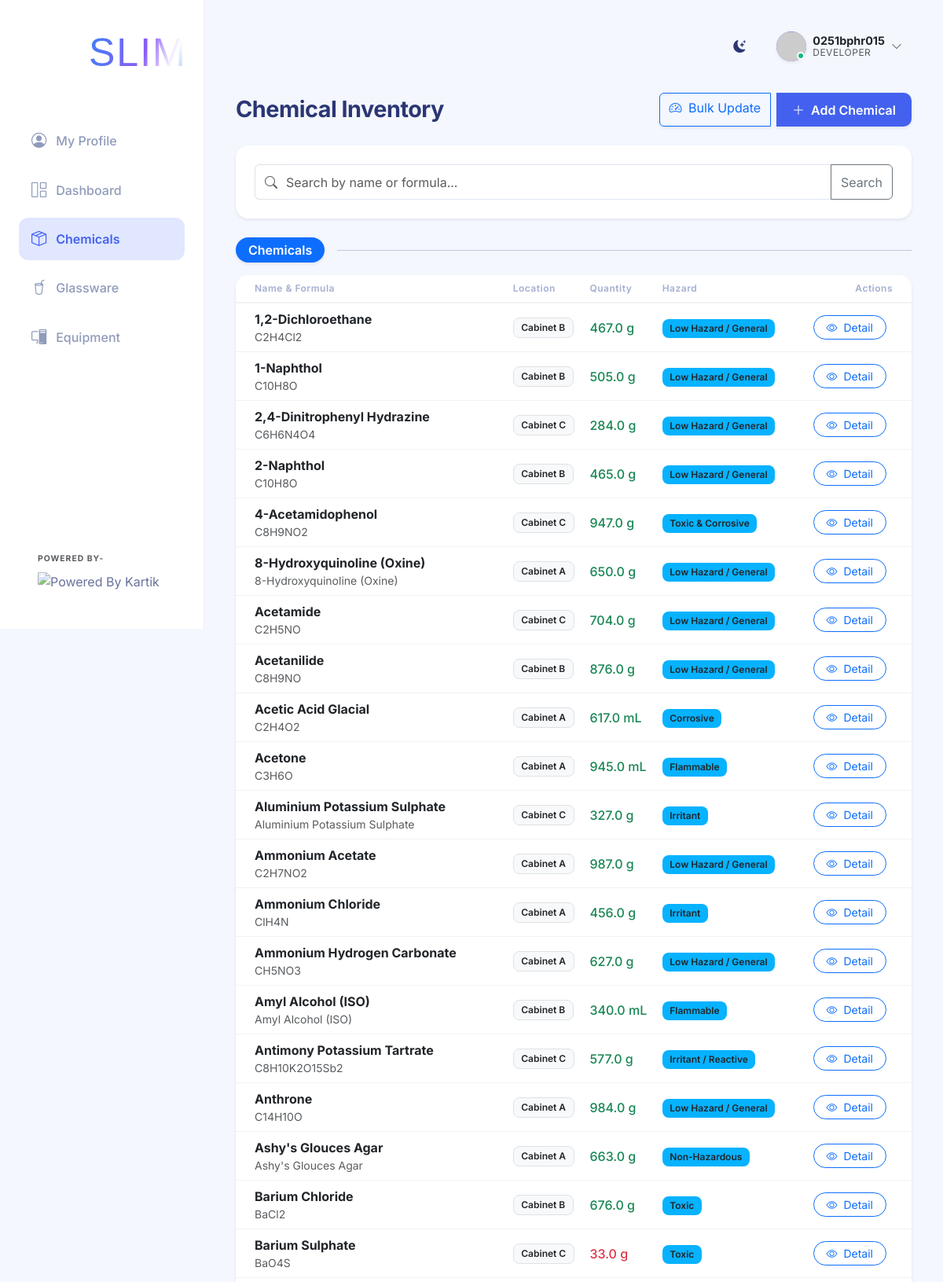
The app's page /chemicals (signed in, upper part) with its own data.
### app.py (models this page shows)
class User(UserMixin, db.Model):
    id = db.Column(db.Integer, primary_key=True)
    username = db.Column(db.String(100), unique=True, nullable=False)
    password_hash = db.Column(db.String(200), nullable=False)
    role = db.Column(db.String(50), nullable=False) # 'teacher', 'student', or 'developer'
    full_name = db.Column(db.String(150), nullable=True)
    roll_number = db.Column(db.String(50), nullable=True)
    email = db.Column(db.String(150), nullable=True)
    phone = db.Column(db.String(20), nullable=True)

class Chemical(db.Model):
    id = db.Column(db.Integer, primary_key=True)
    name = db.Column(db.String(150), nullable=False)
    formula = db.Column(db.String(100), nullable=False)
    cas_number = db.Column(db.String(50), nullable=True)
    quantity = db.Column(db.Float, nullable=False, default=0.0)
    unit = db.Column(db.String(20), nullable=False)
    location = db.Column(db.String(100), nullable=False)
    expiry_date = db.Column(db.Date, nullable=True)
    hazard_category = db.Column(db.String(100), nullable=True)
    category = db.Column(db.String(50), default='Chemicals') # New: Chemicals, Reagents, Indicators, Miscellaneous
    logs = db.relationship('UsageLog', backref='chemical', lazy=True, cascade="all, delete-orphan")

### app.py (the view)
@app.route('/chemicals')
def chemicals():
    search_query = request.args.get('search', '')
    if search_query:
        chemicals_list = Chemical.query.filter(
            db.or_(
                Chemical.name.ilike(f'%{search_query}%'),
                Chemical.formula.ilike(f'%{search_query}%')
            )
        ).all()
    else:
        chemicals_list = Chemical.query.all()
    grouped_chemicals = {}
    for chem in chemicals_list:
        cat = chem.category or 'Chemicals'
        if cat not in grouped_chemicals:
            grouped_chemicals[cat] = []
        grouped_chemicals[cat].append(chem)
    return render_template('chemicals.html', grouped_chemicals=grouped_chemicals, search_query=search_query)

### app.py (called while the page is built)
@login_manager.user_loader
def load_user(user_id):
    return User.query.get(int(user_id))

### templates/chemicals.html (shortened to what this page needs)
{% extends 'base.html' %}
{% block content %}
<div class="d-flex justify-content-between align-items-center mb-4">
    <h2 class="page-title mb-0">Chemical Inventory</h2>
    <div class="btn-group">
        {% if current_user.is_authenticated and current_user.role in ['teacher', 'developer'] %}
        <a href="{{ url_for('bulk_update') }}" class="btn btn-outline-primary shadow-sm me-2">
            <i class="bi bi-speedometer2 me-1"></i> Bulk Update
        </a>
        <a href="{{ url_for('add_chemical') }}" class="btn btn-primary shadow-sm">
            <i class="bi bi-plus-lg me-1"></i> Add Chemical
        </a>
        {% endif %}
    </div>
</div>
<div class="card mb-4 shadow-sm">
    <div class="card-body">
        <form action="{{ url_for('chemicals') }}" method="GET" class="d-flex">
            <div class="input-group">
                <span class="input-group-text bg-white border-end-0">
                    <i class="bi bi-search text-muted"></i>
                </span>
                <input type="text" name="search" class="form-control border-start-0 ps-0"
                       placeholder="Search by name or formula..." value="{{ search_query }}">
                <button class="btn btn-outline-secondary" type="submit">Search</button>
            </div>
        </form>
    </div>
</div>
{% for category, chemicals in grouped_chemicals.items() %}
<div class="d-flex align-items-center mb-3 mt-4">
    <span class="badge bg-primary px-3 py-2 fs-6 rounded-pill shadow-sm">{{ category }}</span>
    <hr class="flex-grow-1 ms-3 my-0 opacity-25">
</div>
<div class="card shadow-sm border-0 rounded-4 overflow-hidden mb-5">
    <div class="table-responsive">
        <table class="table table-hover align-middle mb-0">
            <thead class="bg-light bg-opacity-50">
                <tr>
                    <th class="ps-4">Name & Formula</th>
                    <th>Location</th>
                    <th>Quantity</th>
                    <th>Hazard</th>
                    <th class="text-end pe-4">Actions</th>
                </tr>
            </thead>
            <tbody>
                {% for chem in chemicals %}
                <tr>
                    <td class="ps-4">
                        <div class="fw-bold text-dark">{{ chem.name }}</div>
                        <div class="text-muted small">{{ chem.formula }}
                        </div>
                    </td>
                    <td><span class="badge bg-light text-dark border">{{ chem.location }}</span></td>
                    <td>
                        <span class="fw-medium {% if chem.quantity < 50 %}text-danger{% else %}text-success{% endif %}">
                            {{ chem.quantity }} {{ chem.unit }}
                        </span>
                    </td>
                    <td>
                        {% if chem.hazard_category %}
                        <span class="badge bg-warning text-dark">{{ chem.hazard_category }}</span>
                        {% else %}
                        <span class="text-muted">-</span>
                        {% endif %}
                    </td>
                    <td class="text-end pe-4">
                        <div class="btn-group">
                            <a href="{{ url_for('chemical_detail', id=chem.id) }}" class="btn btn-sm btn-outline-primary rounded-pill px-3 me-2">
                                <i class="bi bi-eye me-1"></i> Detail
                            </a>
                        </div>
                    </td>
                </tr>
                {% endfor %}
            </tbody>
        </table>
    </div>
</div>
{% else %}
<div class="card shadow-sm border-0 rounded-4 p-5 text-center text-muted">
    <i class="bi bi-search fs-1 mb-3"></i>
    <h5>No chemicals found matching your search.</h5>
    <p>Try a different keyword or formula.</p>
</div>
{% endfor %}
{% endblock %}

### templates/base.html (shortened to what this page needs)
<!DOCTYPE html>
<html lang="en">
<head>
    <link href="https://cdn.jsdelivr.net/npm/bootstrap@5.3.0/dist/css/bootstrap.min.css" rel="stylesheet">
    <link rel="stylesheet" href="{{ url_for('static', filename='css/style.css') }}">
    <link rel="stylesheet" href="https://cdn.jsdelivr.net/npm/bootstrap-icons@1.10.5/font/bootstrap-icons.css">
</head>
<body>
    <div class="app-container">
        <nav class="sidebar d-flex flex-column">
            <div class="sidebar-header">
                <a class="navbar-brand d-flex align-items-center morph-logo" href="{{ url_for('dashboard') }}"
                    style="text-decoration: none;">
                    <div class="me-1 d-flex justify-content-center align-items-center"
                        style="width: 80px; height: 80px; margin-left: -5px;">
                        <dotlottie-player src="{{ url_for('static', filename='logo.lottie') }}" background="transparent"
                            speed="1" style="width: 80px; height: 80px;" loop autoplay></dotlottie-player>
                    </div>
                    <div class="logo-text-container">
                        <div class="logo-text main-text">
                            <span class="slim-text-animated">SLIM</span>
                        </div>
                    </div>
                </a>
            </div>
            <ul class="nav flex-column sidebar-nav mt-3">
                {% if current_user.is_authenticated and current_user.role in ['student', 'developer'] %}
                <li class="nav-item">
                    <a class="nav-link {% if request.endpoint == 'profile' %}active{% endif %}"
                        href="{{ url_for('profile') }}">
                        <i class="bi bi-person-circle"></i> My Profile
                    </a>
                </li>
                {% endif %}
                <li class="nav-item">
                    <a class="nav-link {% if request.endpoint == 'dashboard' %}active{% endif %}"
                        href="{{ url_for('dashboard') }}">
                        <i class="bi bi-grid-1x2"></i> Dashboard
                    </a>
                </li>
                <li class="nav-item">
                    <a class="nav-link {% if request.endpoint == 'chemicals' or request.endpoint == 'add_chemical' or request.endpoint == 'chemical_detail' %}active{% endif %}"
                        href="{{ url_for('chemicals') }}">
                        <i class="bi bi-box-seam"></i> Chemicals
                    </a>
                </li>
                <li class="nav-item">
                    <a class="nav-link {% if request.endpoint == 'glassware' %}active{% endif %}"
                        href="{{ url_for('glassware') }}">
                        <i class="bi bi-cup-straw"></i> Glassware
                    </a>
                </li>
                <li class="nav-item">
                    <a class="nav-link {% if request.endpoint == 'equipment' %}active{% endif %}"
                        href="{{ url_for('equipment') }}">
                        <i class="bi bi-pc-display"></i> Equipment
                    </a>
                </li>
            </ul>
            <div class="sidebar-footer mt-auto p-4 text-start">
                <small class="text-muted d-block fw-bold text-uppercase mb-2"
                    style="font-size: 0.65rem; letter-spacing: 1px;">Powered By-</small>
                <img src="https://student.camu.in/camu_attachment/get/6696654be0b1fd900cf3997c" alt="Powered By Kartik"
                    class="img-fluid powered-logo">
            </div>
        </nav>
        <main class="main-content">
            <header class="top-header d-flex justify-content-between align-items-center mb-4">
                <div class="d-flex align-items-center">
                    <div class="theme-toggle" id="themeToggle" title="Toggle Dark/Light Mode">
                        <i class="bi bi-moon-stars-fill"></i>
                    </div>
                    <div class="user-profile dropdown">
                        <div class="profile-trigger d-flex align-items-center" {% if current_user.is_authenticated
                            %}data-bs-toggle="dropdown" {% else %}data-bs-toggle="modal" data-bs-target="#loginModal" {%
                            endif %}>
                            {% if current_user.is_authenticated %}
                            <div class="avatar-wrapper me-2">
                                <div class="avatar-circle {% if current_user.role == 'developer' %}bg-developer{% elif current_user.role == 'teacher' %}bg-teacher{% else %}bg-student{% endif %} shadow-sm"
                                    style="padding: 0; overflow: hidden;">
                                    <img src="https://api.dicebear.com/9.x/bottts/svg?seed={{ current_user.username }}&backgroundColor=transparent"
                                        alt="Avatar"
                                        style="width: 100%; height: 100%; object-fit: cover; transform: scale(1.1) translateY(2px);">
                                </div>
                                <div class="status-indicator online"></div>
                            </div>
                            <div class="user-info d-none d-sm-block">
                                <div class="user-name fw-bold text-dark">{{ current_user.username|capitalize }}</div>
                                <div class="user-role text-muted">{{ current_user.role|capitalize }}</div>
                            </div>
                            <i class="bi bi-chevron-down ms-2 text-muted small"></i>
                            {% else %}
                            <div class="avatar-circle bg-secondary shadow-sm me-2">
                                <i class="bi bi-person"></i>
                            </div>
                            <span class="fw-medium text-dark">Login</span>
                            {% endif %}
                        </div>
                    </div>
            </header>
            <div class="content-wrapper">
                {% block content %}{% endblock %}
            </div>
        </main>
    </div>
</body>
</html>

### records on screen
User: username "0251bphr015", role "DEVELOPER"
Chemical: category "Chemicals", name "1,2-Dichloroethane", formula "C2H4Cl2", location "Cabinet B", quantity "467.0", unit "g", hazard_category "Low Hazard / General"
Chemical: name "1-Naphthol", formula "C10H8O", location "Cabinet B", quantity "505.0", unit "g", hazard_category "Low Hazard / General"
Chemical: name "2,4-Dinitrophenyl Hydrazine", formula "C6H6N4O4", location "Cabinet C", quantity "284.0", unit "g", hazard_category "Low Hazard / General"
Chemical: name "2-Naphthol", formula "C10H8O", location "Cabinet B", quantity "465.0", unit "g", hazard_category "Low Hazard / General"
Chemical: name "4-Acetamidophenol", formula "C8H9NO2", location "Cabinet C", quantity "947.0", unit "g", hazard_category "Toxic & Corrosive"
Chemical: name "8-Hydroxyquinoline (Oxine)", formula "8-Hydroxyquinoline (Oxine)", location "Cabinet A", quantity "650.0", unit "g", hazard_category "Low Hazard / General"
Chemical: name "Acetamide", formula "C2H5NO", location "Cabinet C", quantity "704.0", unit "g", hazard_category "Low Hazard / General"
Chemical: name "Acetanilide", formula "C8H9NO", location "Cabinet B", quantity "876.0", unit "g", hazard_category "Low Hazard / General"
Chemical: name "Acetic Acid Glacial", formula "C2H4O2", location "Cabinet A", quantity "617.0", unit "mL", hazard_category "Corrosive"
Chemical: name "Acetone", formula "C3H6O", location "Cabinet A", quantity "945.0", unit "mL", hazard_category "Flammable"
Chemical: name "Aluminium Potassium Sulphate", formula "Aluminium Potassium Sulphate", location "Cabinet C", quantity "327.0", unit "g", hazard_category "Irritant"
Chemical: name "Ammonium Acetate", formula "C2H7NO2", location "Cabinet A", quantity "987.0", unit "g", hazard_category "Low Hazard / General"
Chemical: name "Ammonium Chloride", formula "ClH4N", location "Cabinet A", quantity "456.0", unit "g", hazard_category "Irritant"
Chemical: name "Ammonium Hydrogen Carbonate", formula "CH5NO3", location "Cabinet A", quantity "627.0", unit "g", hazard_category "Low Hazard / General"
Chemical: name "Amyl Alcohol (ISO)", formula "Amyl Alcohol (ISO)", location "Cabinet B", quantity "340.0", unit "mL", hazard_category "Flammable"
Chemical: name "Antimony Potassium Tartrate", formula "C8H10K2O15Sb2", location "Cabinet C", quantity "577.0", unit "g", hazard_category "Irritant / Reactive"
Chemical: name "Anthrone", formula "C14H10O", location "Cabinet A", quantity "984.0", unit "g", hazard_category "Low Hazard / General"
Chemical: name "Ashy's Glouces Agar", formula "Ashy's Glouces Agar", location "Cabinet A", quantity "663.0", unit "g", hazard_category "Non-Hazardous"
Chemical: name "Barium Chloride", formula "BaCl2", location "Cabinet B", quantity "676.0", unit "g", hazard_category "Toxic"
Chemical: name "Barium Sulphate", formula "BaO4S", location "Cabinet C", quantity "33.0", unit "g", hazard_category "Toxic"
